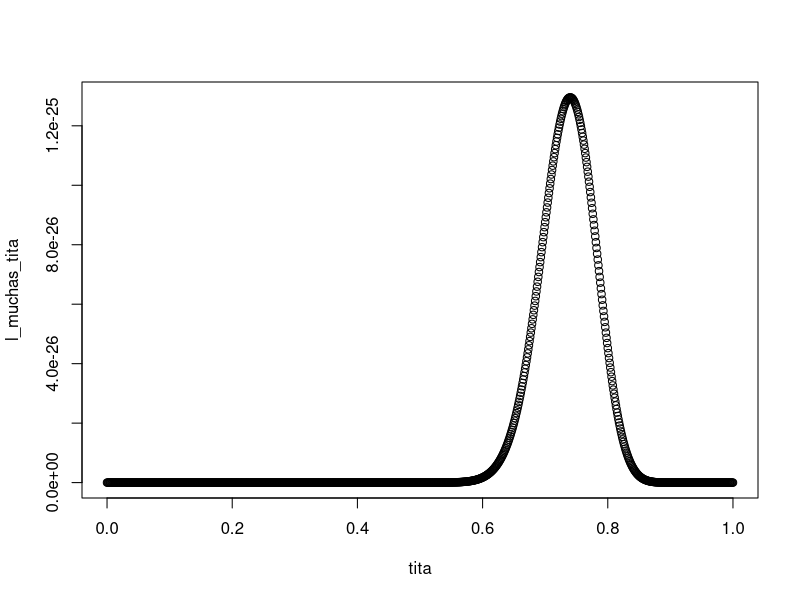
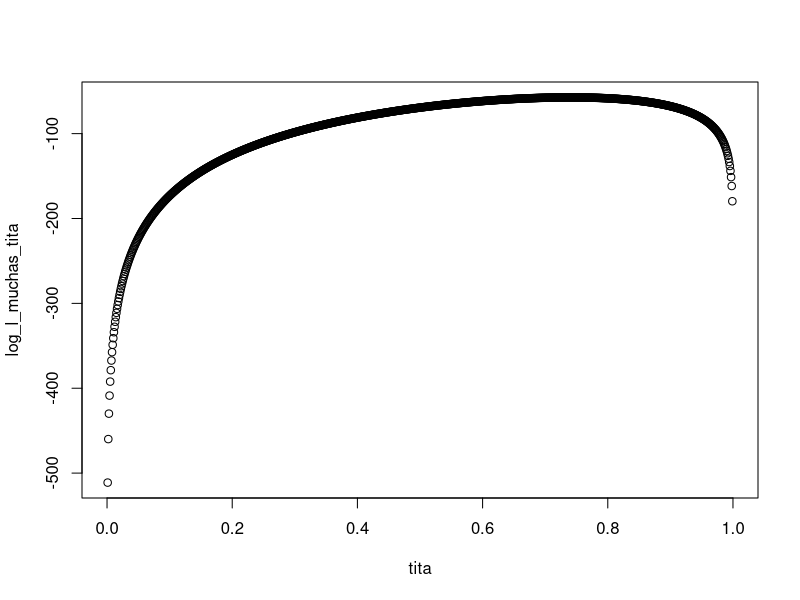

R code for these plots, in order:
# likelihood estimation (estimacion de max verosimilitud con binomial)

tita <- seq(0,1,0.001)

l_muchas_tita <- rep(NaN,length(tita))

for (i in 1:length(tita)) {
  l_tita <- (tita[i]**74) * ((1-tita[i])**26)
  l_muchas_tita[i] <-l_tita
}

plot(tita,l_muchas_tita)

# veo cual es el max
index <- which.max(l_muchas_tita)

max_l <- tita[index]

# saco el log likelihood

log_l_muchas_tita <- rep(NaN,length(tita))

for (i in 1:length(tita)) {
  l_tita <- 74*log(tita[i]) + 26*log(1-tita[i])
  log_l_muchas_tita[i] <-l_tita
}

plot(tita,log_l_muchas_tita)

# veo cual es el max
index <- which.max(log_l_muchas_tita)

max_log_l <- tita[index]

